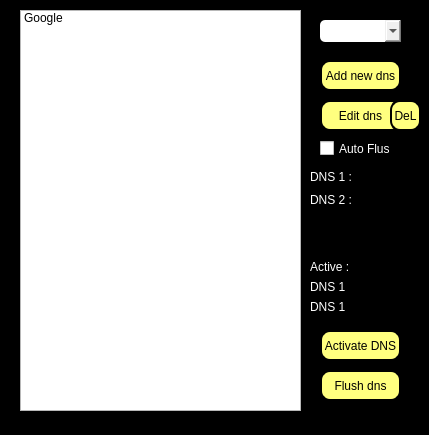
<?xml version="1.0" encoding="UTF-8"?>
<ui version="4.0">
 <class>MainWindow</class>
 <widget class="QMainWindow" name="MainWindow">
  <property name="windowModality">
   <enum>Qt::NonModal</enum>
  </property>
  <property name="enabled">
   <bool>true</bool>
  </property>
  <property name="geometry">
   <rect>
    <x>0</x>
    <y>0</y>
    <width>429</width>
    <height>435</height>
   </rect>
  </property>
  <property name="minimumSize">
   <size>
    <width>429</width>
    <height>435</height>
   </size>
  </property>
  <property name="maximumSize">
   <size>
    <width>429</width>
    <height>435</height>
   </size>
  </property>
  <property name="palette">
   <palette>
    <active>
     <colorrole role="WindowText">
      <brush brushstyle="SolidPattern">
       <color alpha="255">
        <red>255</red>
        <green>255</green>
        <blue>255</blue>
       </color>
      </brush>
     </colorrole>
     <colorrole role="Button">
      <brush brushstyle="SolidPattern">
       <color alpha="255">
        <red>0</red>
        <green>0</green>
        <blue>0</blue>
       </color>
      </brush>
     </colorrole>
     <colorrole role="Base">
      <brush brushstyle="SolidPattern">
       <color alpha="255">
        <red>0</red>
        <green>0</green>
        <blue>0</blue>
       </color>
      </brush>
     </colorrole>
     <colorrole role="Window">
      <brush brushstyle="SolidPattern">
       <color alpha="255">
        <red>0</red>
        <green>0</green>
        <blue>0</blue>
       </color>
      </brush>
     </colorrole>
    </active>
    <inactive>
     <colorrole role="WindowText">
      <brush brushstyle="SolidPattern">
       <color alpha="255">
        <red>255</red>
        <green>255</green>
        <blue>255</blue>
       </color>
      </brush>
     </colorrole>
     <colorrole role="Button">
      <brush brushstyle="SolidPattern">
       <color alpha="255">
        <red>0</red>
        <green>0</green>
        <blue>0</blue>
       </color>
      </brush>
     </colorrole>
     <colorrole role="Base">
      <brush brushstyle="SolidPattern">
       <color alpha="255">
        <red>0</red>
        <green>0</green>
        <blue>0</blue>
       </color>
      </brush>
     </colorrole>
     <colorrole role="Window">
      <brush brushstyle="SolidPattern">
       <color alpha="255">
        <red>0</red>
        <green>0</green>
        <blue>0</blue>
       </color>
      </brush>
     </colorrole>
    </inactive>
    <disabled>
     <colorrole role="WindowText">
      <brush brushstyle="SolidPattern">
       <color alpha="255">
        <red>120</red>
        <green>120</green>
        <blue>120</blue>
       </color>
      </brush>
     </colorrole>
     <colorrole role="Button">
      <brush brushstyle="SolidPattern">
       <color alpha="255">
        <red>0</red>
        <green>0</green>
        <blue>0</blue>
       </color>
      </brush>
     </colorrole>
     <colorrole role="Base">
      <brush brushstyle="SolidPattern">
       <color alpha="255">
        <red>0</red>
        <green>0</green>
        <blue>0</blue>
       </color>
      </brush>
     </colorrole>
     <colorrole role="Window">
      <brush brushstyle="SolidPattern">
       <color alpha="255">
        <red>0</red>
        <green>0</green>
        <blue>0</blue>
       </color>
      </brush>
     </colorrole>
    </disabled>
   </palette>
  </property>
  <property name="font">
   <font>
    <family>MS Gothic</family>
   </font>
  </property>
  <property name="mouseTracking">
   <bool>false</bool>
  </property>
  <property name="contextMenuPolicy">
   <enum>Qt::DefaultContextMenu</enum>
  </property>
  <property name="acceptDrops">
   <bool>false</bool>
  </property>
  <property name="windowTitle">
   <string>DNS Changer by Red Mage</string>
  </property>
  <property name="windowIcon">
   <iconset>
    <normaloff>../../../Users/PC/OneDrive/Pictures/Icons/Windows office pro/CP - Network and Internet.ico</normaloff>../../../Users/PC/OneDrive/Pictures/Icons/Windows office pro/CP - Network and Internet.ico</iconset>
  </property>
  <property name="autoFillBackground">
   <bool>false</bool>
  </property>
  <property name="styleSheet">
   <string notr="true">QPushButton{
background-color:rgb(255, 255, 127);
border: 2px solid black;
border-radius:10px;
}
QPushButton:hover{
background-color:rgb(179, 179, 0);
}
QPushButton:pressed{
background-color:rgb(93, 93, 46);
border-style:solid;
border-width:2px;
}

QMainWindow{
background-color:rgb(0, 0, 0);
}

QLabel{
color: rgb(255, 255, 255);
}</string>
  </property>
  <property name="tabShape">
   <enum>QTabWidget::Rounded</enum>
  </property>
  <widget class="QWidget" name="centralwidget">
   <property name="font">
    <font>
     <family>MS Gothic</family>
    </font>
   </property>
   <widget class="QListWidget" name="list_dns">
    <property name="geometry">
     <rect>
      <x>20</x>
      <y>10</y>
      <width>281</width>
      <height>401</height>
     </rect>
    </property>
    <property name="styleSheet">
     <string notr="true"/>
    </property>
    <property name="sortingEnabled">
     <bool>true</bool>
    </property>
    <item>
     <property name="text">
      <string>Google</string>
     </property>
    </item>
   </widget>
   <widget class="QPushButton" name="btn_flush">
    <property name="geometry">
     <rect>
      <x>320</x>
      <y>370</y>
      <width>81</width>
      <height>31</height>
     </rect>
    </property>
    <property name="text">
     <string>Flush dns</string>
    </property>
   </widget>
   <widget class="QPushButton" name="btn_activate">
    <property name="geometry">
     <rect>
      <x>320</x>
      <y>330</y>
      <width>81</width>
      <height>31</height>
     </rect>
    </property>
    <property name="text">
     <string>Activate DNS</string>
    </property>
   </widget>
   <widget class="QPushButton" name="btn_add">
    <property name="geometry">
     <rect>
      <x>320</x>
      <y>60</y>
      <width>81</width>
      <height>31</height>
     </rect>
    </property>
    <property name="text">
     <string>Add new dns</string>
    </property>
   </widget>
   <widget class="QComboBox" name="comboBox">
    <property name="geometry">
     <rect>
      <x>320</x>
      <y>20</y>
      <width>81</width>
      <height>22</height>
     </rect>
    </property>
    <property name="styleSheet">
     <string notr="true">QComboBox{
border:1px;
border-radius: 5px;
}</string>
    </property>
   </widget>
   <widget class="QPushButton" name="btn_edit">
    <property name="geometry">
     <rect>
      <x>320</x>
      <y>100</y>
      <width>81</width>
      <height>31</height>
     </rect>
    </property>
    <property name="text">
     <string>Edit dns</string>
    </property>
   </widget>
   <widget class="QLabel" name="List_dns1">
    <property name="geometry">
     <rect>
      <x>310</x>
      <y>170</y>
      <width>47</width>
      <height>13</height>
     </rect>
    </property>
    <property name="text">
     <string>DNS 1 :</string>
    </property>
   </widget>
   <widget class="QLabel" name="List_dns2">
    <property name="geometry">
     <rect>
      <x>310</x>
      <y>190</y>
      <width>41</width>
      <height>20</height>
     </rect>
    </property>
    <property name="text">
     <string>DNS 2 :</string>
    </property>
   </widget>
   <widget class="QLabel" name="label_3">
    <property name="geometry">
     <rect>
      <x>310</x>
      <y>260</y>
      <width>47</width>
      <height>13</height>
     </rect>
    </property>
    <property name="text">
     <string>Active :</string>
    </property>
   </widget>
   <widget class="QLabel" name="Active_dns1">
    <property name="geometry">
     <rect>
      <x>310</x>
      <y>280</y>
      <width>47</width>
      <height>13</height>
     </rect>
    </property>
    <property name="text">
     <string>DNS 1</string>
    </property>
   </widget>
   <widget class="QLabel" name="Active_dns2">
    <property name="geometry">
     <rect>
      <x>310</x>
      <y>300</y>
      <width>47</width>
      <height>13</height>
     </rect>
    </property>
    <property name="text">
     <string>DNS 1</string>
    </property>
   </widget>
   <widget class="QCheckBox" name="flush_checkbox">
    <property name="geometry">
     <rect>
      <x>320</x>
      <y>140</y>
      <width>70</width>
      <height>17</height>
     </rect>
    </property>
    <property name="styleSheet">
     <string notr="true">QCheckBox{
color: rgb(255, 255, 255);
}</string>
    </property>
    <property name="text">
     <string>Auto Flush</string>
    </property>
   </widget>
   <widget class="QPushButton" name="btn_delete">
    <property name="geometry">
     <rect>
      <x>390</x>
      <y>100</y>
      <width>31</width>
      <height>31</height>
     </rect>
    </property>
    <property name="text">
     <string>DeL</string>
    </property>
   </widget>
  </widget>
  <widget class="QMenuBar" name="menuBar">
   <property name="geometry">
    <rect>
     <x>0</x>
     <y>0</y>
     <width>429</width>
     <height>21</height>
    </rect>
   </property>
  </widget>
 </widget>
 <resources/>
 <connections/>
</ui>
